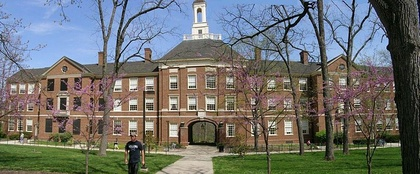
%> input picture School/ECE 429/Miami.jpg, 420 x 174 px, shrunk from 800 x 331 before the run
$ octave nonIdealLPF.m   (GNU Octave 9; MATLAB toolbox functions it lacks are replaced by stand-ins)
%> lines starting %> are read from the running program, lines starting %| are printed output that depends on the picture
%Non Ideal Low Pass Filter
clc; close all; clear;

original = imread('Miami.jpg');
%> original is the input picture: size 174x420x3 uint8; mean R, G, B 110.2, 112.6, 110.1
original = rgb2gray(original);
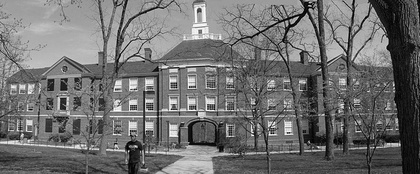
%> original: size 174x420 uint8; min 0, max 254, mean 111.6
%Display Original Image
figure()
imshow(original);

[Xo,Yo] = size(original);%s
%> Xo = 174; Yo = 420

%Zero Pad Image & Translate to Frequency Domain
zPImage = fft2(original, 2*Xo,2*Yo);

%Display Frequency Domain Image
figure()
imshow(zPImage);
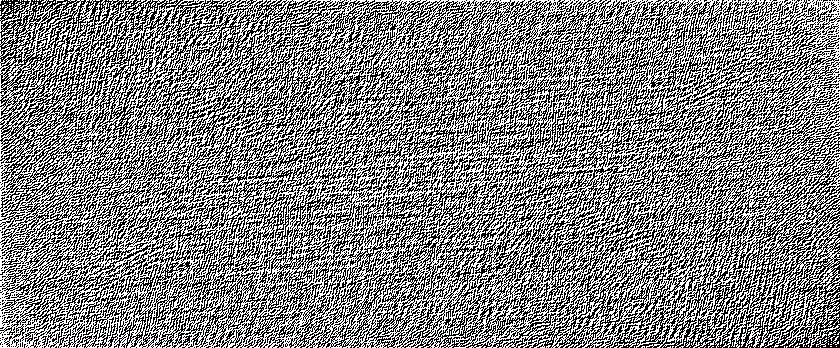
%> displayed picture: size 348x840, on the screen's scale of 0 to 255; min 0, max 255, mean 129.2

%Center DC Point
freqCent = fftshift(zPImage);

%Display Frequency Domain DC Centered Image
figure()
imshow(freqCent);
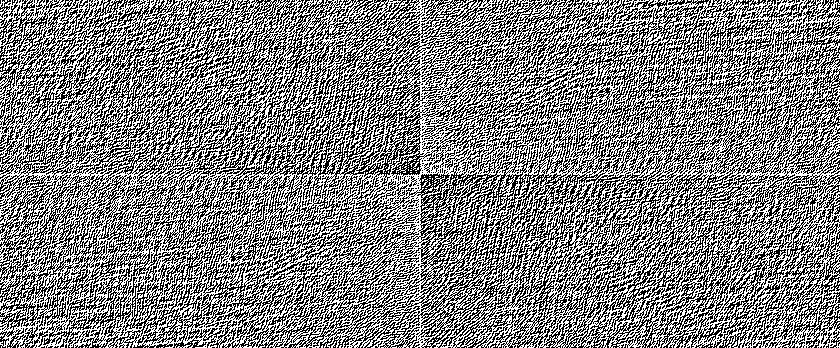
%> displayed picture: size 348x840, on the screen's scale of 0 to 255; min 0, max 255, mean 129.2; mean of the top-left, top-right, bottom-left and bottom-right quarters 125.9, 132.2, 132.4, 126.4

[Xz,Yz] = size(freqCent);
%> Xz = 348; Yz = 840

D0 = 100;
lpf = zeros(Xz,Yz);
for j = 1:Xz %Moving Along X Coordinate
    for i = 1:Yz %Moving Along Y Coordinate
        lpf(j,i) = exp(-0.50.*(D0.^-2).*(double((j-(Xz/2)).^2) + ((i - (Yz/2)).^2)));
    end
end
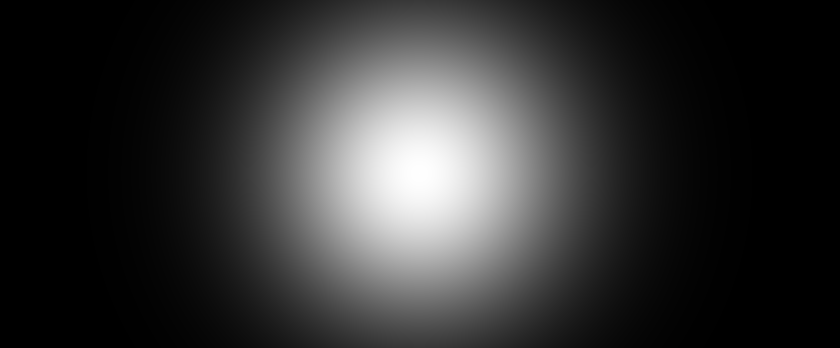
%> lpf: size 348x840 double; min 3.25e-05, max 1, mean 0.197

hpf = 1 - lpf;

%Display Low Pass Filter
figure()
imshow(lpf);

%Display High Pass Filter
figure()
imshow(hpf);
